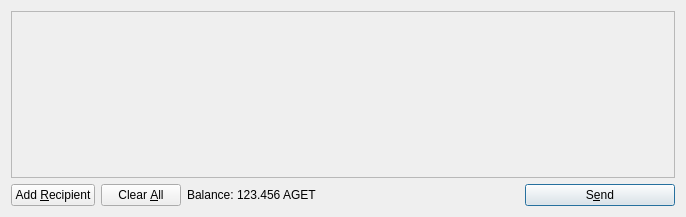
<?xml version="1.0" encoding="UTF-8"?>
<ui version="4.0">
 <class>SendCoinsDialog</class>
 <widget class="QDialog" name="SendCoinsDialog">
  <property name="geometry">
   <rect>
    <x>0</x>
    <y>0</y>
    <width>686</width>
    <height>217</height>
   </rect>
  </property>
  <property name="windowTitle">
   <string>Send Coins</string>
  </property>
  <layout class="QVBoxLayout" name="verticalLayout">
   <item>
    <widget class="QScrollArea" name="scrollArea">
     <property name="widgetResizable">
      <bool>true</bool>
     </property>
     <widget class="QWidget" name="scrollAreaWidgetContents">
      <property name="geometry">
       <rect>
        <x>0</x>
        <y>0</y>
        <width>666</width>
        <height>165</height>
       </rect>
      </property>
      <layout class="QVBoxLayout" name="verticalLayout_2">
       <property name="margin">
        <number>0</number>
       </property>
       <item>
        <layout class="QVBoxLayout" name="entries">
         <property name="spacing">
          <number>6</number>
         </property>
        </layout>
       </item>
       <item>
        <spacer name="verticalSpacer">
         <property name="orientation">
          <enum>Qt::Vertical</enum>
         </property>
         <property name="sizeHint" stdset="0">
          <size>
           <width>20</width>
           <height>40</height>
          </size>
         </property>
        </spacer>
       </item>
      </layout>
     </widget>
    </widget>
   </item>
   <item>
    <layout class="QHBoxLayout" name="horizontalLayout">
     <item>
      <widget class="QPushButton" name="addButton">
       <property name="toolTip">
        <string>Send to multiple recipients at once</string>
       </property>
       <property name="text">
        <string>Add &amp;Recipient</string>
       </property>
       <property name="icon">
        <iconset resource="../bitcoin.qrc">
         <normaloff>:/icons/add</normaloff>:/icons/add</iconset>
       </property>
       <property name="autoDefault">
        <bool>false</bool>
       </property>
      </widget>
     </item>
     <item>
      <widget class="QPushButton" name="clearButton">
       <property name="sizePolicy">
        <sizepolicy hsizetype="Minimum" vsizetype="Fixed">
         <horstretch>0</horstretch>
         <verstretch>0</verstretch>
        </sizepolicy>
       </property>
       <property name="toolTip">
        <string>Remove all transaction fields</string>
       </property>
       <property name="text">
        <string>Clear &amp;All</string>
       </property>
       <property name="icon">
        <iconset resource="../bitcoin.qrc">
         <normaloff>:/icons/remove</normaloff>:/icons/remove</iconset>
       </property>
       <property name="autoRepeatDelay">
        <number>300</number>
       </property>
       <property name="autoDefault">
        <bool>false</bool>
       </property>
      </widget>
     </item>
     <item>
      <layout class="QHBoxLayout" name="horizontalLayout_2">
       <property name="spacing">
        <number>3</number>
       </property>
       <item>
        <widget class="QLabel" name="label">
         <property name="text">
          <string>Balance:</string>
         </property>
        </widget>
       </item>
       <item>
        <widget class="QLabel" name="labelBalance">
         <property name="cursor">
          <cursorShape>IBeamCursor</cursorShape>
         </property>
         <property name="text">
          <string>123.456 AGET</string>
         </property>
         <property name="textInteractionFlags">
          <set>Qt::LinksAccessibleByMouse|Qt::TextSelectableByKeyboard|Qt::TextSelectableByMouse</set>
         </property>
        </widget>
       </item>
      </layout>
     </item>
     <item>
      <spacer name="horizontalSpacer">
       <property name="orientation">
        <enum>Qt::Horizontal</enum>
       </property>
       <property name="sizeHint" stdset="0">
        <size>
         <width>40</width>
         <height>20</height>
        </size>
       </property>
      </spacer>
     </item>
     <item>
      <widget class="QPushButton" name="sendButton">
       <property name="minimumSize">
        <size>
         <width>150</width>
         <height>0</height>
        </size>
       </property>
       <property name="toolTip">
        <string>Confirm the send action</string>
       </property>
       <property name="text">
        <string>S&amp;end</string>
       </property>
       <property name="icon">
        <iconset resource="../bitcoin.qrc">
         <normaloff>:/icons/send</normaloff>:/icons/send</iconset>
       </property>
       <property name="default">
        <bool>true</bool>
       </property>
      </widget>
     </item>
    </layout>
   </item>
  </layout>
 </widget>
 <resources>
  <include location="../bitcoin.qrc"/>
 </resources>
 <connections/>
</ui>
